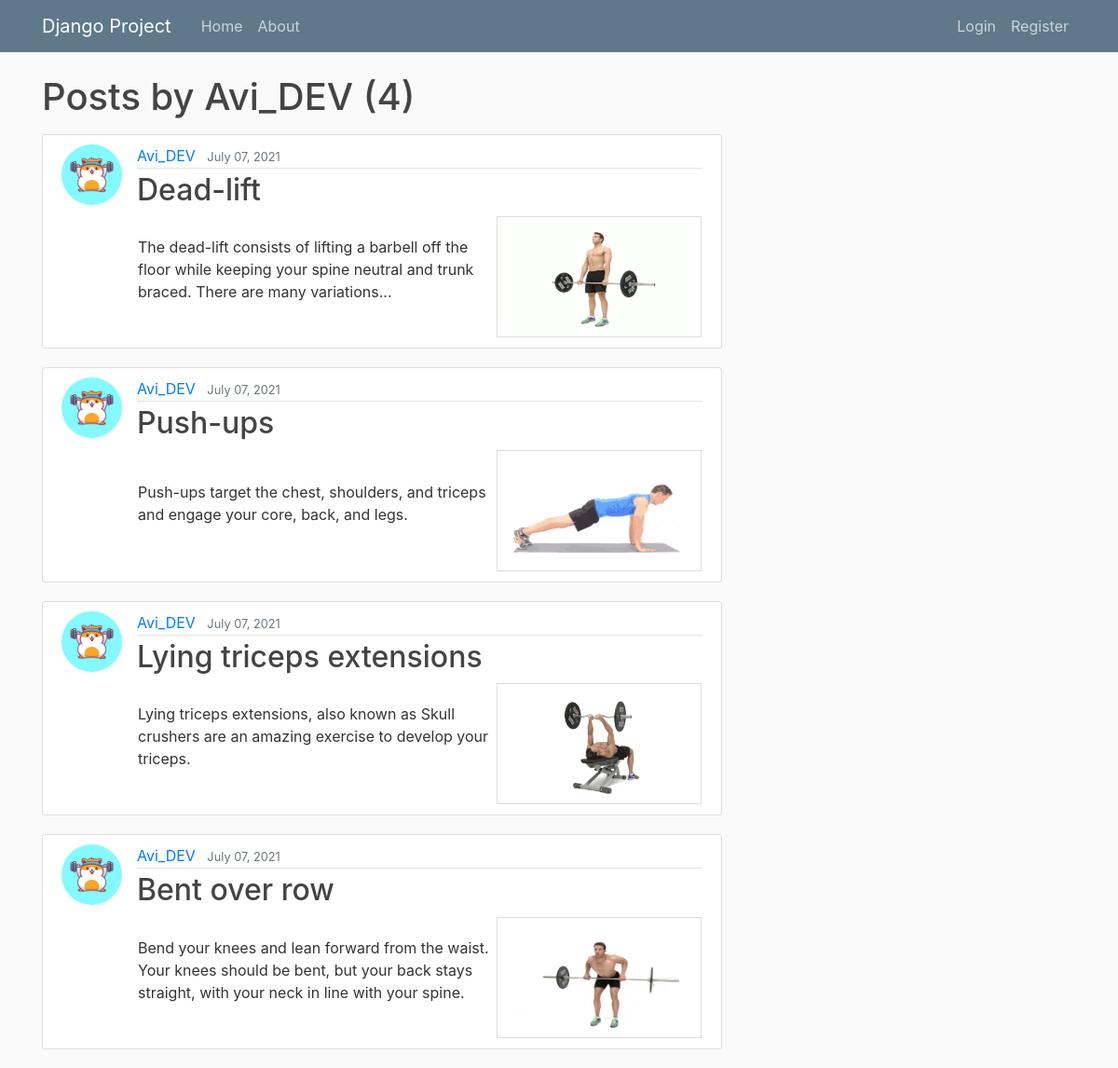
/user/Avi_DEV, run on an earlier commit of the app's database.
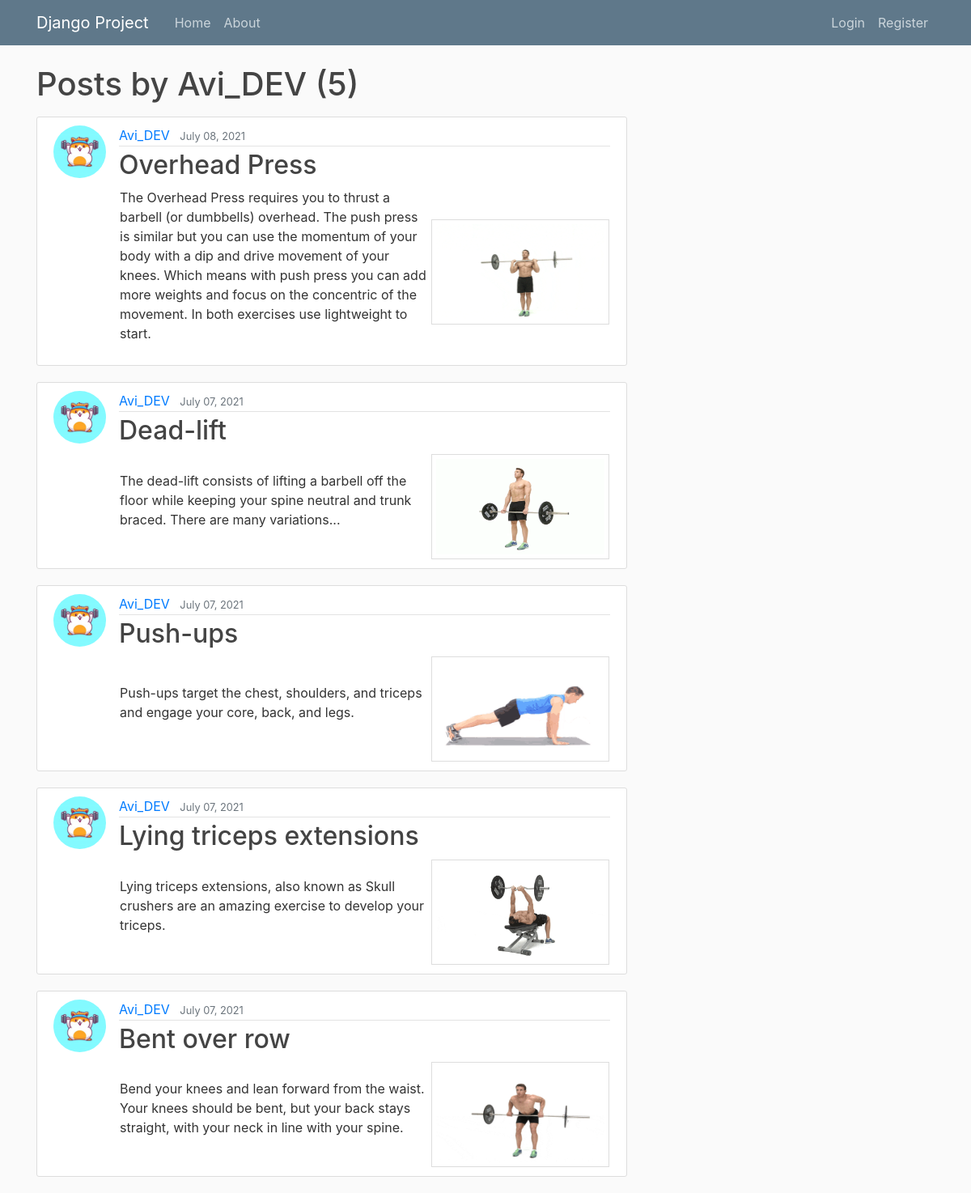
And on a later commit of the database.
### blog/models.py (models this page shows, shortened)
class Post(models.Model):
    title = models.CharField(max_length=100)
    header_image = models.ImageField(null=True, blank=True, upload_to="images/")
    content = models.TextField()
    date_posted = models.DateTimeField(default=timezone.now)
    author = models.ForeignKey(User, on_delete=models.CASCADE)

### users/models.py (models this page shows, shortened)
class Profile(models.Model):
    user = models.OneToOneField(User, on_delete=models.CASCADE)
    image = models.ImageField(default='default.jpg', upload_to='profile_pics')

### blog/views.py (the view)
# urls.py: path('user/<str:username>', UserPostListView.as_view(), name='user-posts'),
class UserPostListView(ListView):
    model = Post
    template_name = 'blog/user_posts.html'  # <app>/<model>_<viewtype>.html
    context_object_name = 'posts'
    paginate_by = 5
    def get_queryset(self):
        user = get_object_or_404(User, username=self.kwargs.get('username'))
        return Post.objects.filter(author=user).order_by('-date_posted')

### blog/templates/blog/user_posts.html (shortened to what this page needs)
{% extends "blog/base.html" %}
{% block content %}
    <h1 class="mb-3">Posts by {{ view.kwargs.username }} ({{ page_obj.paginator.count }})</h1>
    {% for post in posts %}
        <article class="media content-section">
          <img class="rounded-circle article-img" src="{{ post.author.profile.image.url }}">
          <div class="media-body">
            <div class="article-metadata">
              <a class="mr-2" href="{% url 'user-posts' post.author.username %}">{{ post.author }}</a>
              <small class="text-muted">{{ post.date_posted|date:"F d, Y" }}</small>
            </div>
            <h2><a class="article-title" href="{% url 'post-detail' post.id %}">{{ post.title }}</a></h2>
            <table>
            <tr>
              <td width=70%>
                <p class="article-content">{{ post.content }}</p>
              </td>
              <td width=30% align="right">
                  <div class="exercise" <a target="_blank" href="{{post.header_image.url}}">
                  <img style="border: 1px solid #ddd;
                  padding: 5px;
                  height:130px;
                  width: 220px;" src="{{post.header_image.url}}"  alt="exercise">
                  </a></div>
              </td>
              </tr>
            </table>
          </div>
        </article>
    {% endfor %}
{% endblock content %}

What changed in the data, as far as the page shows it:
added Post: author.profile.image (picture), author "Avi_DEV", date_posted "July 08, 2021", title "Overhead Press", content "The Overhead Press requires you to thrust a barbell (or dumbbells) overhead. The push press is similar but you can use the momentum of your body with a dip and drive movement of your knees. Which means with push press you can add more weights and focus on the concentric of the movement. In both exercises use lightweight to start.", header_image (picture)
Also different on the page:
{{ page_obj.paginator.count }}: "4" → "5"
